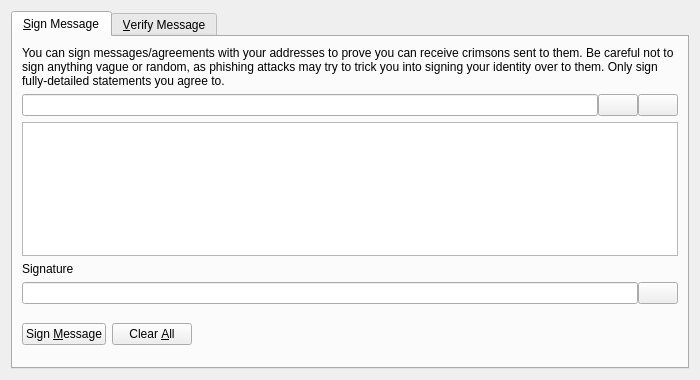
<?xml version="1.0" encoding="UTF-8"?>
<ui version="4.0">
 <class>SignVerifyMessageDialog</class>
 <widget class="QDialog" name="SignVerifyMessageDialog">
  <property name="geometry">
   <rect>
    <x>0</x>
    <y>0</y>
    <width>700</width>
    <height>380</height>
   </rect>
  </property>
  <property name="windowTitle">
   <string>Signatures - Sign / Verify a Message</string>
  </property>
  <property name="modal">
   <bool>true</bool>
  </property>
  <layout class="QVBoxLayout" name="verticalLayout">
   <item>
    <widget class="QTabWidget" name="tabWidget">
     <property name="currentIndex">
      <number>0</number>
     </property>
     <widget class="QWidget" name="tabSignMessage">
      <attribute name="title">
       <string>&amp;Sign Message</string>
      </attribute>
      <layout class="QVBoxLayout" name="verticalLayout_SM">
       <item>
        <widget class="QLabel" name="infoLabel_SM">
         <property name="text">
          <string>You can sign messages/agreements with your addresses to prove you can receive crimsons sent to them. Be careful not to sign anything vague or random, as phishing attacks may try to trick you into signing your identity over to them. Only sign fully-detailed statements you agree to.</string>
         </property>
         <property name="textFormat">
          <enum>Qt::PlainText</enum>
         </property>
         <property name="wordWrap">
          <bool>true</bool>
         </property>
        </widget>
       </item>
       <item>
        <layout class="QHBoxLayout" name="horizontalLayout_1_SM">
         <property name="spacing">
          <number>0</number>
         </property>
         <item>
          <widget class="QValidatedLineEdit" name="addressIn_SM">
           <property name="toolTip">
            <string>The crimson address to sign the message with</string>
           </property>
          </widget>
         </item>
         <item>
          <widget class="QPushButton" name="addressBookButton_SM">
           <property name="toolTip">
            <string>Choose previously used address</string>
           </property>
           <property name="text">
            <string/>
           </property>
           <property name="icon">
            <iconset resource="../crimson.qrc">
             <normaloff>:/icons/address-book</normaloff>:/icons/address-book</iconset>
           </property>
           <property name="shortcut">
            <string>Alt+A</string>
           </property>
           <property name="autoDefault">
            <bool>false</bool>
           </property>
          </widget>
         </item>
         <item>
          <widget class="QPushButton" name="pasteButton_SM">
           <property name="toolTip">
            <string>Paste address from clipboard</string>
           </property>
           <property name="text">
            <string/>
           </property>
           <property name="icon">
            <iconset resource="../crimson.qrc">
             <normaloff>:/icons/editpaste</normaloff>:/icons/editpaste</iconset>
           </property>
           <property name="shortcut">
            <string>Alt+P</string>
           </property>
           <property name="autoDefault">
            <bool>false</bool>
           </property>
          </widget>
         </item>
        </layout>
       </item>
       <item>
        <widget class="QPlainTextEdit" name="messageIn_SM">
         <property name="toolTip">
          <string>Enter the message you want to sign here</string>
         </property>
        </widget>
       </item>
       <item>
        <widget class="QLabel" name="signatureLabel_SM">
         <property name="text">
          <string>Signature</string>
         </property>
         <property name="textFormat">
          <enum>Qt::PlainText</enum>
         </property>
        </widget>
       </item>
       <item>
        <layout class="QHBoxLayout" name="horizontalLayout_2_SM">
         <property name="spacing">
          <number>0</number>
         </property>
         <item>
          <widget class="QLineEdit" name="signatureOut_SM">
           <property name="font">
            <font>
             <italic>true</italic>
            </font>
           </property>
           <property name="readOnly">
            <bool>true</bool>
           </property>
          </widget>
         </item>
         <item>
          <widget class="QPushButton" name="copySignatureButton_SM">
           <property name="toolTip">
            <string>Copy the current signature to the system clipboard</string>
           </property>
           <property name="text">
            <string/>
           </property>
           <property name="icon">
            <iconset resource="../crimson.qrc">
             <normaloff>:/icons/editcopy</normaloff>:/icons/editcopy</iconset>
           </property>
           <property name="autoDefault">
            <bool>false</bool>
           </property>
          </widget>
         </item>
        </layout>
       </item>
       <item>
        <layout class="QHBoxLayout" name="horizontalLayout_3_SM">
         <item>
          <widget class="QPushButton" name="signMessageButton_SM">
           <property name="toolTip">
            <string>Sign the message to prove you own this crimson address</string>
           </property>
           <property name="text">
            <string>Sign &amp;Message</string>
           </property>
           <property name="icon">
            <iconset resource="../crimson.qrc">
             <normaloff>:/icons/edit</normaloff>:/icons/edit</iconset>
           </property>
           <property name="autoDefault">
            <bool>false</bool>
           </property>
          </widget>
         </item>
         <item>
          <widget class="QPushButton" name="clearButton_SM">
           <property name="toolTip">
            <string>Reset all sign message fields</string>
           </property>
           <property name="text">
            <string>Clear &amp;All</string>
           </property>
           <property name="icon">
            <iconset resource="../crimson.qrc">
             <normaloff>:/icons/remove</normaloff>:/icons/remove</iconset>
           </property>
           <property name="autoDefault">
            <bool>false</bool>
           </property>
          </widget>
         </item>
         <item>
          <spacer name="horizontalSpacer_1_SM">
           <property name="orientation">
            <enum>Qt::Horizontal</enum>
           </property>
           <property name="sizeHint" stdset="0">
            <size>
             <width>40</width>
             <height>48</height>
            </size>
           </property>
          </spacer>
         </item>
         <item>
          <widget class="QLabel" name="statusLabel_SM">
           <property name="font">
            <font>
             <weight>75</weight>
             <bold>true</bold>
            </font>
           </property>
           <property name="text">
            <string/>
           </property>
           <property name="wordWrap">
            <bool>true</bool>
           </property>
          </widget>
         </item>
         <item>
          <spacer name="horizontalSpacer_2_SM">
           <property name="orientation">
            <enum>Qt::Horizontal</enum>
           </property>
           <property name="sizeHint" stdset="0">
            <size>
             <width>40</width>
             <height>48</height>
            </size>
           </property>
          </spacer>
         </item>
        </layout>
       </item>
      </layout>
     </widget>
     <widget class="QWidget" name="tabVerifyMessage">
      <attribute name="title">
       <string>&amp;Verify Message</string>
      </attribute>
      <layout class="QVBoxLayout" name="verticalLayout_VM">
       <item>
        <widget class="QLabel" name="infoLabel_VM">
         <property name="text">
          <string>Enter the receiver's address, message (ensure you copy line breaks, spaces, tabs, etc. exactly) and signature below to verify the message. Be careful not to read more into the signature than what is in the signed message itself, to avoid being tricked by a man-in-the-middle attack. Note that this only proves the signing party receives with the address, it cannot prove sendership of any transaction!</string>
         </property>
         <property name="textFormat">
          <enum>Qt::PlainText</enum>
         </property>
         <property name="alignment">
          <set>Qt::AlignLeading|Qt::AlignLeft|Qt::AlignTop</set>
         </property>
         <property name="wordWrap">
          <bool>true</bool>
         </property>
        </widget>
       </item>
       <item>
        <layout class="QHBoxLayout" name="horizontalLayout_1_VM">
         <property name="spacing">
          <number>0</number>
         </property>
         <item>
          <widget class="QValidatedLineEdit" name="addressIn_VM">
           <property name="toolTip">
            <string>The crimson address the message was signed with</string>
           </property>
          </widget>
         </item>
         <item>
          <widget class="QPushButton" name="addressBookButton_VM">
           <property name="toolTip">
            <string>Choose previously used address</string>
           </property>
           <property name="text">
            <string/>
           </property>
           <property name="icon">
            <iconset resource="../crimson.qrc">
             <normaloff>:/icons/address-book</normaloff>:/icons/address-book</iconset>
           </property>
           <property name="shortcut">
            <string>Alt+A</string>
           </property>
           <property name="autoDefault">
            <bool>false</bool>
           </property>
          </widget>
         </item>
        </layout>
       </item>
       <item>
        <widget class="QPlainTextEdit" name="messageIn_VM"/>
       </item>
       <item>
        <widget class="QValidatedLineEdit" name="signatureIn_VM"/>
       </item>
       <item>
        <layout class="QHBoxLayout" name="horizontalLayout_2_VM">
         <item>
          <widget class="QPushButton" name="verifyMessageButton_VM">
           <property name="toolTip">
            <string>Verify the message to ensure it was signed with the specified crimson address</string>
           </property>
           <property name="text">
            <string>Verify &amp;Message</string>
           </property>
           <property name="icon">
            <iconset resource="../crimson.qrc">
             <normaloff>:/icons/transaction_0</normaloff>:/icons/transaction_0</iconset>
           </property>
           <property name="autoDefault">
            <bool>false</bool>
           </property>
          </widget>
         </item>
         <item>
          <widget class="QPushButton" name="clearButton_VM">
           <property name="toolTip">
            <string>Reset all verify message fields</string>
           </property>
           <property name="text">
            <string>Clear &amp;All</string>
           </property>
           <property name="icon">
            <iconset resource="../crimson.qrc">
             <normaloff>:/icons/remove</normaloff>:/icons/remove</iconset>
           </property>
           <property name="autoDefault">
            <bool>false</bool>
           </property>
          </widget>
         </item>
         <item>
          <spacer name="horizontalSpacer_1_VM">
           <property name="orientation">
            <enum>Qt::Horizontal</enum>
           </property>
           <property name="sizeHint" stdset="0">
            <size>
             <width>40</width>
             <height>48</height>
            </size>
           </property>
          </spacer>
         </item>
         <item>
          <widget class="QLabel" name="statusLabel_VM">
           <property name="font">
            <font>
             <weight>75</weight>
             <bold>true</bold>
            </font>
           </property>
           <property name="text">
            <string/>
           </property>
           <property name="wordWrap">
            <bool>true</bool>
           </property>
          </widget>
         </item>
         <item>
          <spacer name="horizontalSpacer_2_VM">
           <property name="orientation">
            <enum>Qt::Horizontal</enum>
           </property>
           <property name="sizeHint" stdset="0">
            <size>
             <width>40</width>
             <height>48</height>
            </size>
           </property>
          </spacer>
         </item>
        </layout>
       </item>
      </layout>
     </widget>
    </widget>
   </item>
  </layout>
 </widget>
 <customwidgets>
  <customwidget>
   <class>QValidatedLineEdit</class>
   <extends>QLineEdit</extends>
   <header>qvalidatedlineedit.h</header>
  </customwidget>
 </customwidgets>
 <resources>
  <include location="../crimson.qrc"/>
 </resources>
 <connections/>
</ui>
